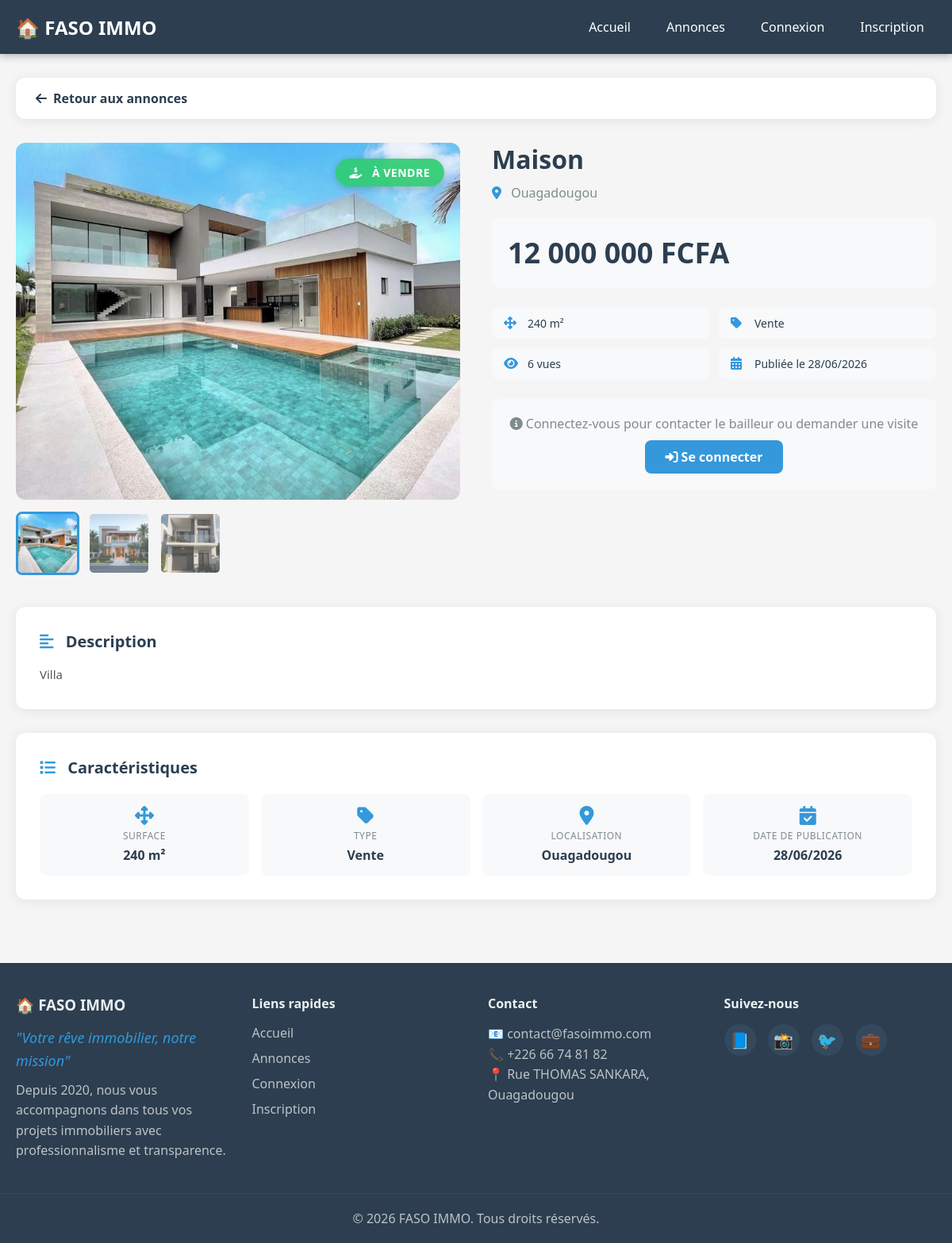
Screenshot of /immobilier/public/index.php?route=annonce&id=11 with the database file from the repository.
### tables this page shows
CREATE TABLE IF NOT EXISTS `photos_annonce` (
  `id` int(11) NOT NULL AUTO_INCREMENT,
  `annonce_id` int(11) NOT NULL,
  `photo_path` varchar(255) NOT NULL,
  `is_principal` tinyint(1) DEFAULT '0',
  `ordre` int(11) DEFAULT '0',
  `created_at` timestamp NULL DEFAULT CURRENT_TIMESTAMP,
  PRIMARY KEY (`id`),
  KEY `idx_annonce` (`annonce_id`),
  KEY `idx_principal` (`is_principal`)
);

CREATE TABLE IF NOT EXISTS `annonces` (
  `id` int(11) NOT NULL AUTO_INCREMENT,
  `bailleur_id` int(11) NOT NULL,
  `titre` varchar(255) NOT NULL,
  `description` text,
  `type_bien` enum('location','vente','bureau','espace_vide') NOT NULL,
  `zone_geographique` varchar(200) NOT NULL,
  `prix` decimal(15,2) NOT NULL,
  `surface` int(11) DEFAULT NULL,
  `statut` enum('attente','publie','retire') DEFAULT 'attente',
  `nb_vues` int(11) DEFAULT '0',
  `date_publication` datetime DEFAULT NULL,
  `created_at` timestamp NULL DEFAULT CURRENT_TIMESTAMP,
  `updated_at` timestamp NULL DEFAULT CURRENT_TIMESTAMP ON UPDATE CURRENT_TIMESTAMP,
  PRIMARY KEY (`id`),
  KEY `bailleur_id` (`bailleur_id`),
  KEY `idx_statut` (`statut`),
  KEY `idx_type_bien` (`type_bien`),
  KEY `idx_zone` (`zone_geographique`),
  KEY `idx_date_publication` (`date_publication`)
);

### immobilier/app/Controllers/AnnonceController.php (called while the page is built, shortened)
<?php
class AnnonceController extends BaseController {
    private $annonceModel;
    private $photoModel;
    public function __construct() {
        $this->annonceModel = new Annonce();
        $this->photoModel = new Photo();
    }
    public function show() {
        $id = (int)($_GET['id'] ?? 0);
        $annonce = $this->annonceModel->findPublished($id);
        $this->annonceModel->incrementViews($id);
        $photos = $this->photoModel->getByAnnonce($id);
        $this->render('annonces/show', [
            'annonce' => $annonce,
            'photos' => $photos
        ]);
    }
}

### immobilier/app/Config/Database.php (called while the page is built, shortened)
<?php
class Database {
    private static $instance = null;
    private $pdo;
    private function __construct() {
        try {
            $dsn = "mysql:host=" . DB_HOST . ";dbname=" . DB_NAME . ";charset=utf8mb4";
            $this->pdo = new PDO($dsn, DB_USER, DB_PASS);
            $this->pdo->setAttribute(PDO::ATTR_ERRMODE, PDO::ERRMODE_EXCEPTION);
            $this->pdo->setAttribute(PDO::ATTR_DEFAULT_FETCH_MODE, PDO::FETCH_ASSOC);
        } catch(PDOException $e) {
            die("Erreur de connexion à la base de données : " . $e->getMessage());
        }
    }
    public static function getInstance() {
        if (self::$instance === null) {
            self::$instance = new self();
        }
        return self::$instance;
    }
    public function prepare($sql) {
        return $this->pdo->prepare($sql);
    }
}

### immobilier/app/Models/Photo.php (called while the page is built, shortened)
<?php
class Photo {
    private $db;
    public function __construct() {
        $this->db = Database::getInstance();
    }
    public function getByAnnonce($annonceId) {
        $stmt = $this->db->prepare("SELECT * FROM photos_annonce WHERE annonce_id = :annonce_id ORDER BY ordre");
        $stmt->execute(['annonce_id' => $annonceId]);
        return $stmt->fetchAll();
    }
}

### immobilier/app/Models/Annonce.php (called while the page is built, shortened)
<?php
class Annonce {
    private $db;
    public function __construct() {
        $this->db = Database::getInstance();
    }
    public function findPublished($id) {
        $stmt = $this->db->prepare("SELECT a.*, u.nom, u.prenom, u.email, u.telephone
                                    FROM annonces a
                                    JOIN users u ON a.bailleur_id = u.id
                                    WHERE a.id = :id AND a.statut = 'publie'");
        $stmt->execute(['id' => $id]);
        return $stmt->fetch();
    }
}

### immobilier/app/Views/annonces/show.php (the view, shortened to what this page needs)
<div class="detail-header">
    <div class="detail-nav">
        <a href="<?php echo APP_URL; ?>/public/index.php?route=home" class="btn-back">
            <i class="fas fa-arrow-left"></i> Retour aux annonces
        </a>
    </div>
</div>
<div class="detail-container">
    <div class="detail-grid">
        <div class="detail-gallery">
            <div class="main-image">
                <?php
                $mainPhoto = '';
                foreach ($photos as $p) {
                    if ($p['is_principal']) {
                        $mainPhoto = $p['photo_path'];
                        break;
                    }
                }
                ?>
                <?php if (!empty($mainPhoto) && file_exists(UPLOAD_DIR . $mainPhoto)): ?>
                    <img src="<?php echo APP_URL; ?>/public/uploads/<?php echo htmlspecialchars($mainPhoto); ?>"
                         alt="<?php echo htmlspecialchars($annonce['titre']); ?>"
                         id="mainImage">
                <?php endif; ?>
                <div class="detail-badge <?php echo $annonce['type_bien']; ?>">
                    <?php if ($annonce['type_bien'] == 'location'): ?>
                        <i class="fas fa-key"></i> À louer
                    <?php elseif ($annonce['type_bien'] == 'vente'): ?>
                        <i class="fas fa-hand-holding-usd"></i> À vendre
                    <?php elseif ($annonce['type_bien'] == 'bureau'): ?>
                        <i class="fas fa-briefcase"></i> Bureau
                    <?php else: ?>
                        <i class="fas fa-warehouse"></i> Espace vide
                    <?php endif; ?>
                </div>
            </div>
            <?php if (count($photos) > 1): ?>
                <div class="thumbnails">
                    <?php foreach ($photos as $index => $photo): ?>
                        <div class="thumbnail <?php echo ($photo['is_principal'] || $index === 0) ? 'active' : ''; ?>"
                             onclick="changeImage(this, '<?php echo APP_URL; ?>/public/uploads/<?php echo htmlspecialchars($photo['photo_path']); ?>')">
                            <img src="<?php echo APP_URL; ?>/public/uploads/<?php echo htmlspecialchars($photo['photo_path']); ?>"
                                 alt="Photo <?php echo $index + 1; ?>">
                        </div>
                    <?php endforeach; ?>
                </div>
            <?php endif; ?>
        </div>
        <div class="detail-info">
            <h1 class="detail-title"><?php echo htmlspecialchars($annonce['titre']); ?></h1>
            <div class="detail-location">
                <i class="fas fa-map-marker-alt"></i>
                <?php echo htmlspecialchars($annonce['zone_geographique']); ?>
            </div>
            <div class="detail-price">
                <span class="price-large"><?php echo number_format($annonce['prix'], 0, ',', ' '); ?> FCFA</span>
            </div>
            <div class="detail-meta">
                <div class="meta-item">
                    <i class="fas fa-arrows-alt"></i>
                    <span><?php echo $annonce['surface'] ? htmlspecialchars($annonce['surface']) . ' m²' : 'Non spécifiée'; ?></span>
                </div>
                <div class="meta-item">
                    <i class="fas fa-tag"></i>
                    <span><?php echo ucfirst(str_replace('_', ' ', $annonce['type_bien'])); ?></span>
                </div>
                <div class="meta-item">
                    <i class="fas fa-eye"></i>
                    <span><?php echo $annonce['nb_vues'] ?? 0; ?> vues</span>
                </div>
                <div class="meta-item">
                    <i class="fas fa-calendar-alt"></i>
                    <span>Publiée le <?php echo date('d/m/Y', strtotime($annonce['date_publication'] ?? $annonce['created_at'])); ?></span>
                </div>
            </div>
            <div class="detail-actions">
                <?php if (isset($user) && $user && $user['type'] == 'client'): ?>
                    <a href="<?php echo APP_URL; ?>/public/index.php?route=visite_demande&id=<?php echo $annonce['id']; ?>" class="btn-visite-detail">
                        <i class="fas fa-calendar-alt"></i> Demander une visite
                    </a>
                    <a href="#" class="btn-contact-detail" onclick="showContact()">
                        <i class="fas fa-phone"></i> Contacter le bailleur
                    </a>
                <?php elseif (!isset($user)): ?>
                    <div class="login-prompt">
                        <p><i class="fas fa-info-circle"></i> Connectez-vous pour contacter le bailleur ou demander une visite</p>
                        <a href="<?php echo APP_URL; ?>/public/index.php?route=login" class="btn-login-detail">
                            <i class="fas fa-sign-in-alt"></i> Se connecter
                        </a>
                    </div>
                <?php endif; ?>
            </div>
        </div>
    </div>
    <div class="detail-description">
        <h3><i class="fas fa-align-left"></i> Description</h3>
        <div class="description-content">
            <?php echo nl2br(htmlspecialchars($annonce['description'])); ?>
        </div>
    </div>
    <div class="detail-features">
        <h3><i class="fas fa-list"></i> Caractéristiques</h3>
        <div class="features-grid">
            <div class="feature-item">
                <i class="fas fa-arrows-alt"></i>
                <span>Surface</span>
                <strong><?php echo $annonce['surface'] ? htmlspecialchars($annonce['surface']) . ' m²' : 'Non spécifiée'; ?></strong>
            </div>
            <div class="feature-item">
                <i class="fas fa-tag"></i>
                <span>Type</span>
                <strong><?php echo ucfirst(str_replace('_', ' ', $annonce['type_bien'])); ?></strong>
            </div>
            <div class="feature-item">
                <i class="fas fa-map-marker-alt"></i>
                <span>Localisation</span>
                <strong><?php echo htmlspecialchars($annonce['zone_geographique']); ?></strong>
            </div>
            <div class="feature-item">
                <i class="fas fa-calendar-check"></i>
                <span>Date de publication</span>
                <strong><?php echo date('d/m/Y', strtotime($annonce['date_publication'] ?? $annonce['created_at'])); ?></strong>
            </div>
        </div>
    </div>
</div>

### immobilier/public/css/style.css (style rules this page uses)
* { margin: 0; padding: 0; box-sizing: border-box; }
body { font-family: 'Segoe UI', Tahoma, Geneva, Verdana, sans-serif; background-color: #f5f5f5; color: #333; min-height: 100vh; }

### immobilier/app/Views/annonces/show.php (style rules this page uses)
.detail-header { margin-bottom: 30px; }
.detail-nav { display: flex; justify-content: space-between; align-items: center; flex-wrap: wrap; gap: 15px; background: white; padding: 15px 25px; border-radius: 12px; box-shadow: 0 2px 15px rgba(0,0,0,0.08); }
.btn-back { color: #2c3e50; text-decoration: none; font-weight: 600; display: inline-flex; align-items: center; gap: 8px; transition: color 0.3s; }
.detail-container { max-width: 1200px; margin: 0 auto; }
.detail-grid { display: grid; grid-template-columns: 1fr 1fr; gap: 40px; margin-bottom: 40px; }
.detail-gallery { position: sticky; top: 100px; }
.main-image { width: 100%; height: 450px; border-radius: 12px; overflow: hidden; background: #ecf0f1; position: relative; }
.main-image img { width: 100%; height: 100%; object-fit: cover; }
.detail-badge { position: absolute; top: 20px; right: 20px; padding: 8px 18px; border-radius: 20px; font-size: 14px; font-weight: 700; color: white; text-transform: uppercase; letter-spacing: 0.5px; box-shadow: 0 2px 10px rgba(0,0,0,0.2); }
.detail-badge.vente { background: rgba(46, 204, 113, 0.9); }
.detail-badge i { margin-right: 8px; }
.thumbnails { display: flex; gap: 10px; margin-top: 15px; flex-wrap: wrap; }
.thumbnail { width: 80px; height: 80px; border-radius: 8px; overflow: hidden; cursor: pointer; border: 3px solid transparent; transition: all 0.3s; opacity: 0.7; }
.thumbnail.active { border-color: #3498db; opacity: 1; }
.thumbnail img { width: 100%; height: 100%; object-fit: cover; }
.detail-title { font-size: 32px; color: #2c3e50; margin-bottom: 10px; line-height: 1.3; }
.detail-location { font-size: 16px; color: #7f8c8d; margin-bottom: 20px; }
.detail-location i { color: #3498db; margin-right: 8px; }
.detail-price { background: #f8f9fa; padding: 20px; border-radius: 12px; margin-bottom: 25px; }
.price-large { font-size: 36px; font-weight: 700; color: #2c3e50; }
.detail-meta { display: grid; grid-template-columns: 1fr 1fr; gap: 12px; margin-bottom: 25px; }
.meta-item { display: flex; align-items: center; gap: 10px; padding: 10px 15px; background: #f8f9fa; border-radius: 8px; }
.meta-item i { color: #3498db; width: 20px; }
.meta-item span { color: #2c3e50; font-size: 14px; }
.detail-actions { display: flex; gap: 15px; flex-wrap: wrap; margin-bottom: 20px; }
.login-prompt { width: 100%; text-align: center; padding: 20px; background: #f8f9fa; border-radius: 8px; }
.login-prompt p { color: #7f8c8d; margin-bottom: 10px; }
.btn-login-detail { display: inline-block; background: #3498db; color: white; padding: 10px 25px; border-radius: 8px; text-decoration: none; font-weight: 600; transition: all 0.3s; }
.detail-description { background: white; padding: 30px; border-radius: 12px; box-shadow: 0 2px 15px rgba(0,0,0,0.08); margin-bottom: 30px; }
.detail-description h3 { color: #2c3e50; margin-bottom: 15px; font-size: 20px; }
.detail-description h3 i { color: #3498db; margin-right: 10px; }
.description-content { color: #555; line-height: 1.8; font-size: 15px; }
.detail-features { background: white; padding: 30px; border-radius: 12px; box-shadow: 0 2px 15px rgba(0,0,0,0.08); margin-bottom: 30px; }
.detail-features h3 { color: #2c3e50; margin-bottom: 20px; font-size: 20px; }
.detail-features h3 i { color: #3498db; margin-right: 10px; }
.features-grid { display: grid; grid-template-columns: repeat(auto-fit, minmax(200px, 1fr)); gap: 15px; }
.feature-item { background: #f8f9fa; padding: 15px; border-radius: 8px; text-align: center; }
.feature-item i { font-size: 24px; color: #3498db; display: block; margin-bottom: 5px; }
.feature-item span { display: block; color: #7f8c8d; font-size: 12px; text-transform: uppercase; letter-spacing: 0.5px; }
.feature-item strong { display: block; color: #2c3e50; font-size: 16px; margin-top: 5px; }

### rows the page displays
photos_annonce: photo_path (picture)
photos_annonce: photo_path (picture)
photos_annonce: photo_path (picture)
annonces: titre "Maison", zone_geographique "Ouagadougou", prix "12 000 000", surface "240", type_bien "Vente", nb_vues "6", date_publication "28/06/2026", description "Villa"

### other values shown
APP_NAME "FASO IMMO"
str_replace(' ', '', APP_NAME) "fasoimmo"
